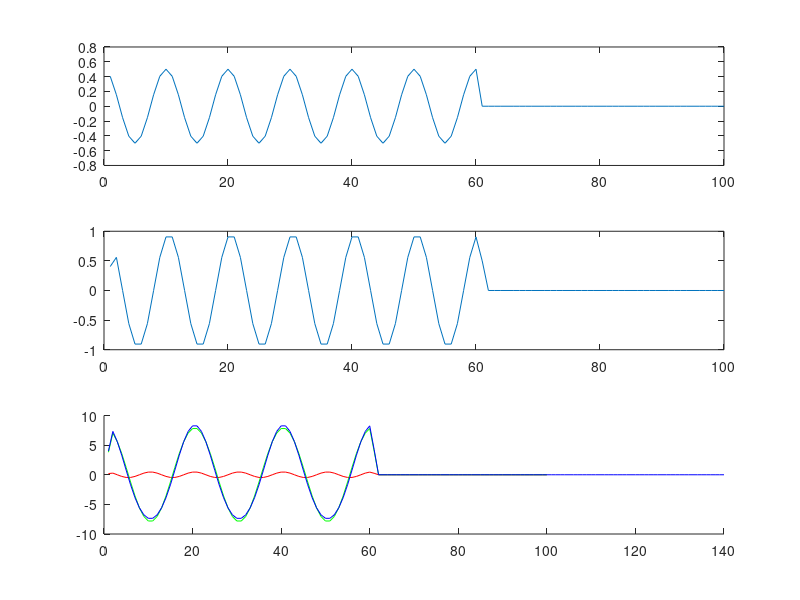

Write the MATLAB code that produced this figure.
% Mike Rotondo / Lab 7-Question 1

n = [1:60];
x1 = 0.5 * cos(0.2 * pi * n);
x1 = [x1 zeros(1,40)];
b = [1 1];
a = [1];
y1 = filter(b, a, x1);
subplot(3, 1, 1);
plot(x1);
subplot(3, 1, 2);
plot(y1);

% e: acyclic
% f: no, we would've lost the last element of y1

x2 = 2 * cos(0.1 * pi * n);
x2 = [x2 zeros(1,40)];
y2 = filter(b, a, x2);
x3 = 0.5 * x1 + 2 * x2;
x3 = [x3 zeros(1,40)];
y3 = filter(b, a, x3);
subplot(3, 1, 3);
hold on;
plot(0.5 * y1, 'r');
plot(2 * y2, 'g');
plot(y3, 'b');